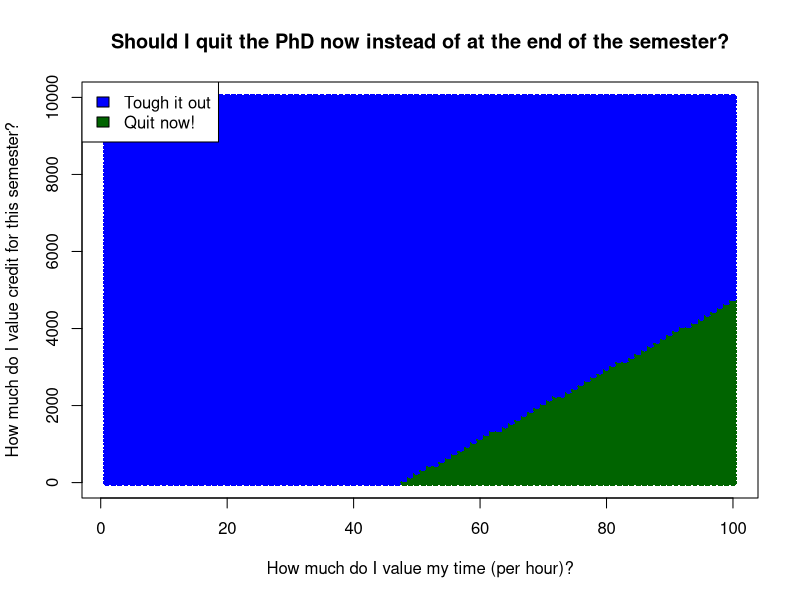

Reproduce this figure in R.


# Function to decide
decide <- function(time_value = 25,
                   credit_value = 500,
                   hours_per_week = 15){
  # Insurance cost = 367 / month (cobra) * 4.5 months
  # that would be covered for free without quitting
  # (apr, may, jun, jul, aug16)
  insurance_cost <- 367 * 4.5 
  # Opportunity_cost are wages I would make between 
  #now and may 11 (7 weeks * 375 / week)
  opportunity_cost <- 7 * 375
  total_cost <- insurance_cost + opportunity_cost + credit_value
  # Hours required
  # work_weeks = how many weeks I'll have to go 
  # to class and such
  work_weeks <- 6
  hours <- work_weeks * hours_per_week
  # Hourly rate
  decision <- (total_cost / hours) > time_value
  # Output
  if(decision){
    obj <- 'Tough it out'
  } else {
    obj <- 'Quit now'
  }
  # Return
  return(obj)
}

time_value <- 1:100
credit_value <- seq(0, 10000, 100)

df <- expand.grid(time_value = time_value,
                  credit_value = credit_value)
df$decision <- NA
for (i in 1:nrow(df)){
  df$decision[i] <- decide(time_value = df$time_value[i],
                           credit_value = df$credit_value[i])
  print(paste0(i, ' of ', nrow(df)))
}

df$col <- ifelse(df$decision == 'Tough it out', 'blue', 'darkgreen')
plot(df$time_value, df$credit_value, col = df$col, pch = 16,
     xlab = 'How much do I value my time (per hour)?',
     ylab = 'How much do I value credit for this semester?')
legend('topleft',
       fill = c('blue', 'darkgreen'),
       legend = c('Tough it out', 'Quit now!'))
title(main = 'Should I quit the PhD now instead of at the end of the semester?')

